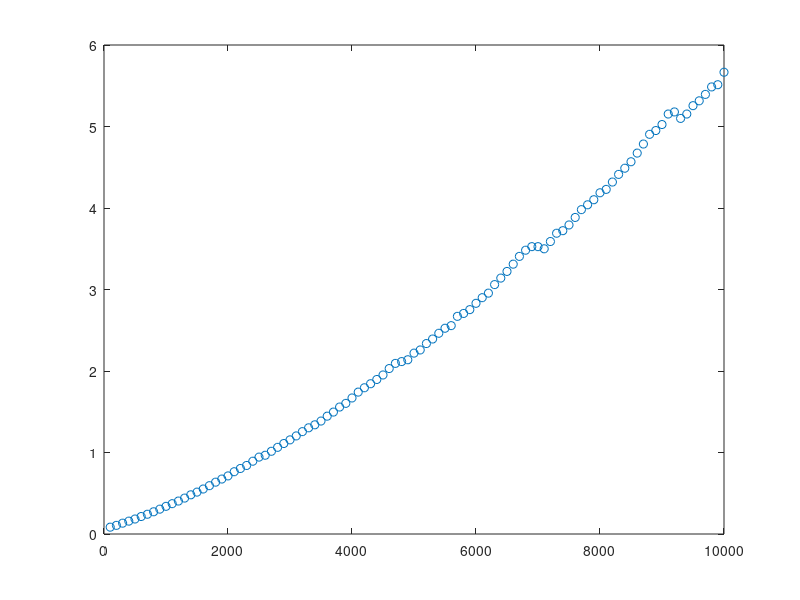

The MATLAB source for this figure: (Note: this script raises an error after producing the figure.)
addpath('../../scripts/octave');
destdir = "../../../latex/images";
relImgDir = "images";

b = load("rad0.1.csv");

npart = b(:,1);
ips = b(:,2);

msPerIter = 1000 ./ ips;

%fit = polyfit(npart, msPerIter, 2);
%plot(npart, msPerIter, "o", npart, polyval(fit, npart));
plot(npart, msPerIter, "o");
%axis([0 1 0 12000],'autox');

name='fixedBoxnum';
ylabrule='0.3cm';
xlab='Number of particles ($n$)';
ylab='Milliseconds per iteration';
width='700';
height='500';
makeGraph(name,destdir,relImgDir,xlab,ylab,ylabrule,width,height);
